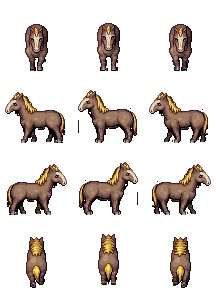
#> input picture design/mounts3/src/ngua_xam.jpg, 216 x 288 px
$ python -i spriteup.py   (imports and definitions only)
#> lines starting #> are read from the running program, lines starting #| are printed output that depends on the picture
"""Làm nét + cắt + ghép sprite thú cưỡi từ ảnh sheet có sẵn (kiểu RPG: 4 hàng xuống / trái / phải / lên).

  python3 tools/spriteup.py [mã thú ...] [--out design/mounts3]     (ảnh gốc ở design/mounts3/src, khai báo trong CFG)

Các bước:
  1. cắt từng ô, xoá nền trắng (loang từ mép ảnh, gồm cả quầng nhiễu JPEG quanh viền), bỏ đốm lẻ
  2. lọc nhiễu màu JPEG: gom về bảng màu ~48 màu
  3. phóng x4 bằng Scale2x hai lần (giữ cạnh sắc, làm mượt đường chéo) rồi thu về cỡ hiển thị
  4. ghép thành sheet theo khuôn thú cưỡi của game: hàng side / down / down-đè / up / up-đè / side-đè,
     kèm điểm chân, điểm yên từng khung, và lớp "đè lên người cưỡi" (đầu, cổ ở góc nhìn trước)
"""
import json
import os
import sys

import numpy as np
from PIL import Image
from scipy.ndimage import binary_dilation, label

# cấu hình từng thú: ô gốc, số cột khung, hệ số phóng hiển thị, khung đứng / chạy, điểm yên (tỉ lệ trong ô, mặt quay phải),
# lớp đè (nửa bề ngang dải giữa, từ độ cao nào), độ nổi khi bay (điểm ảnh gốc),
# over_side: lớp đè nhìn ngang theo từng khung gốc trong dải x: 'all' đè cả người cưỡi, 'legs' đè từ hông trở xuống
HORSE = dict(src='ngua_xam.jpg', src_cell=72, cols=3, k=1.75, idle=[1], run=[0, 1, 2, 1], side_row=2, gain=1.0,
             seat={'side': (0.40, 0.55), 'down': (0.5, 0.42), 'up': (0.5, 0.48)}, over_down=(0.15, 0.40), flies=0, run_ms=120)
CFG = {
    # cùng một con ngựa gốc, phối lại màu: nâu (giữ nguyên), trắng (Bạch Mã), đen bờm đỏ (Ô Truy Hắc Mã)
    'ngua_nau': dict(HORSE),
    'bach_ma': dict(HORSE, scheme='white'),
    'hac_ma': dict(HORSE, scheme='black'),
    # rồng: cột 0/2 cánh ngang, 1 cánh giơ lên, 3 cánh vỗ xuống -> vòng vỗ cánh lên / ngang / xuống / ngang
    'hac_long': dict(src='hac_long.jpg', src_cell=96, cols=4, k=1.5, idle=[1, 0, 3, 2], run=[1, 0, 3, 2], side_row=2, gain=1.3,
                     seat={'side': (0.62, 0.41), 'down': (0.5, 0.36), 'up': (0.5, 0.42)}, over_down=(0.13, 0.44), flies=14, run_ms=120, idle_ms=230,
                     seat_frame={('side', 1): (0.62, 0.42), ('side', 0): (0.60, 0.37), ('side', 3): (0.58, 0.32), ('side', 2): (0.58, 0.31)},
                     # cánh giơ lên che hết người cưỡi, cánh ngang / vỗ xuống che phần chân
                     over_side=dict(x=(0.40, 0.98), modes={1: 'all', 0: 'legs', 2: 'legs', 3: 'legs'})),
}


def remove_bg(rgb):
    """mặt nạ sprite: nền trắng loang từ mép, nới thêm vùng sáng nhạt sát nền (quầng JPEG)"""
    a = rgb.astype(np.int16)
    mx, mn = a.max(2), a.min(2)
    whiteish = (mn > 222) & (mx - mn < 30)
    lab, _ = label(whiteish)
    edge = set(np.unique(np.concatenate([lab[0], lab[-1], lab[:, 0], lab[:, -1]]))) - {0}
    bg = np.isin(lab, list(edge))
    # quầng: điểm sáng (min > 175) ít màu kề nền
    for _ in range(2):
        halo = binary_dilation(bg) & ~bg & (mn > 175) & (mx - mn < 45)
        bg |= halo
    fg = ~bg
    lab, n = label(fg)
    if n:
        sizes = np.bincount(lab.ravel()); sizes[0] = 0
        main = lab == sizes.argmax()
        near = binary_dilation(main, iterations=2)
        keep = np.zeros(n + 1, bool)
        for i in range(1, n + 1):
            if sizes[i] >= 12 and (near & (lab == i)).any(): keep[i] = True
        fg = keep[lab]
    return fg


# [9 lines left out: function quantize, not called in this run]


def hx(h): return np.array([int(h[i:i + 2], 16) for i in (1, 3, 5)], np.float32)


# bảng phối màu ngựa: (lông thân tối, sáng), (bờm đuôi tối, sáng), đốm trắng mặt (None = giữ), viền
SCHEMES = {
    'white': dict(body=('#767e90', '#fdfdff'), mane=('#8a90a8', '#ffffff'), blaze='body', line='#2c2c3a', hoof=('#3a3a48', '#9a9aaa')),
    'black': dict(body=('#0e0e14', '#666e82'), mane=('#3a0408', '#ff5a48'), blaze='body', line=None, hoof=('#1a1a20', '#4a4a56')),
}


# [72 lines left out: functions recolor, scale2x, enhance, not called in this run]


def bbox(a):
    ys, xs = np.nonzero(a[..., 3] > 0)
    return xs.min(), xs.max(), ys.min(), ys.max()


# [59 lines left out: function build, not called in this run]


# [7 lines not run here, left out]

>>> import cv2
>>> picture = cv2.imread('../design/mounts3/src/ngua_xam.jpg', cv2.IMREAD_GRAYSCALE)
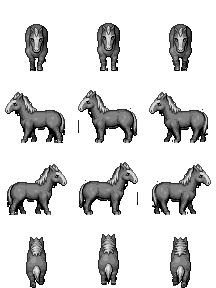
#> picture: shape (288, 216); min 0, max 255, mean 217
>>> result = remove_bg(picture)
#> (the run stopped early here; a loop or call above may not have finished)
